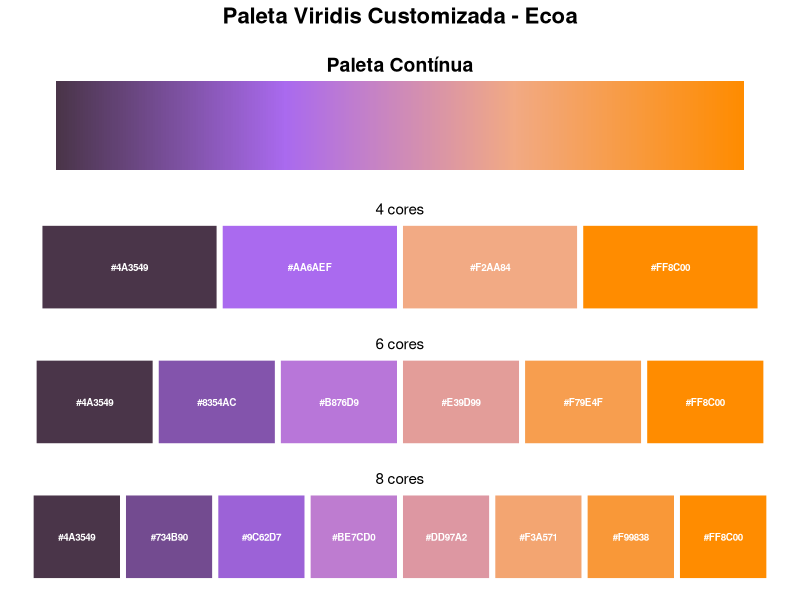
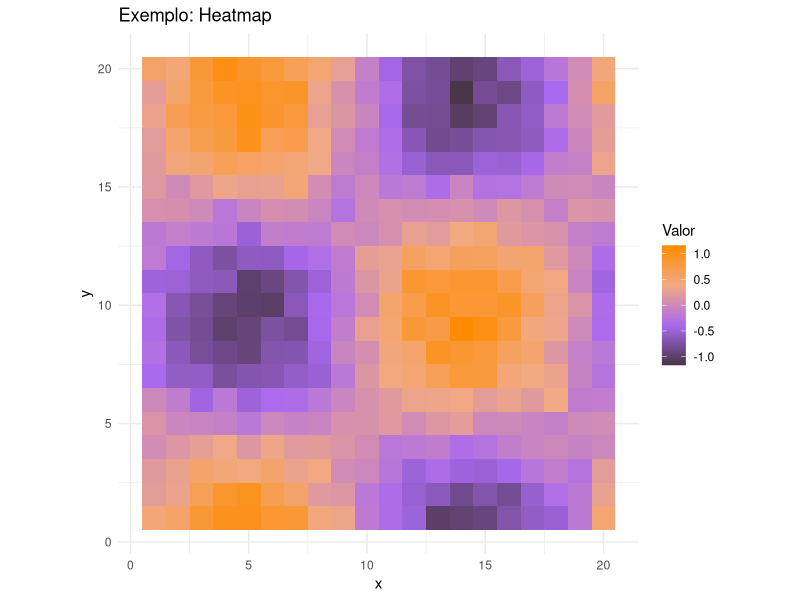
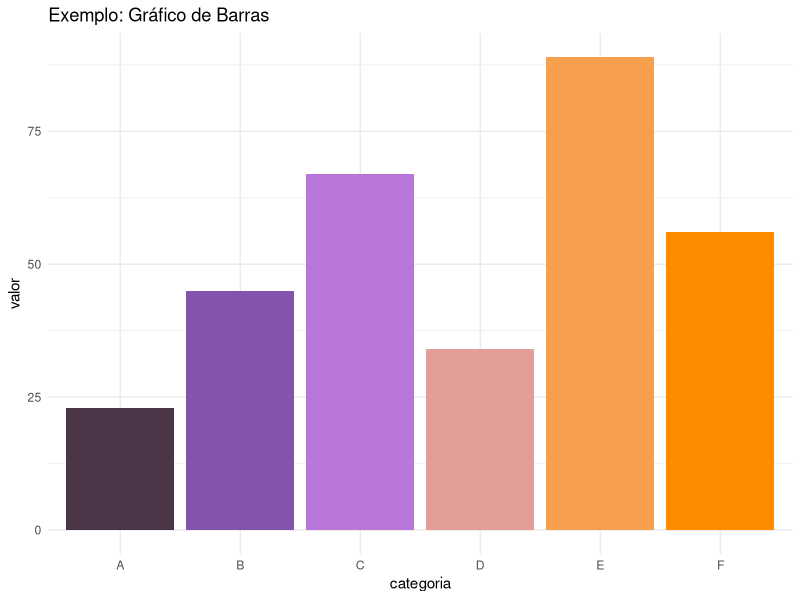
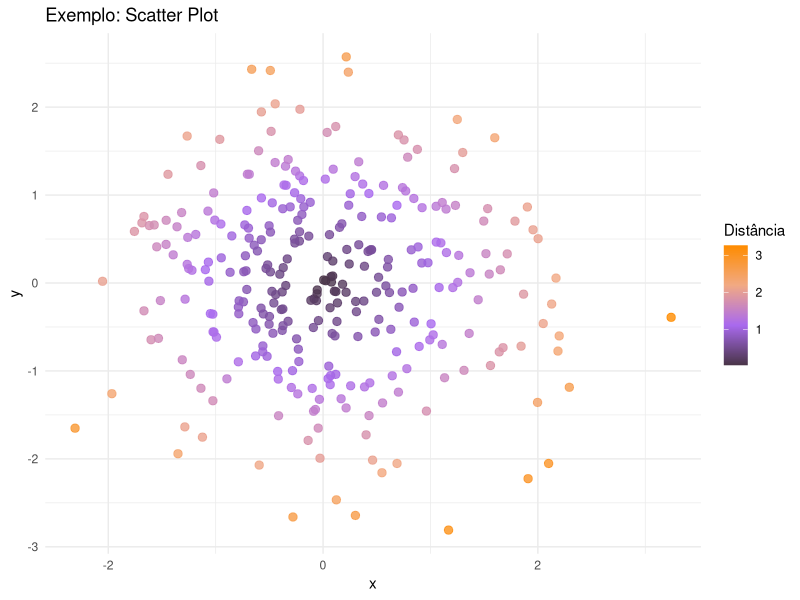

R code for these plots, in order:
#_______________________________________________________________________________
# - Objetivo: Padronização das cores Ecoa
# - Autor: Miguel Moreira
# - Data: 13/08/2025
# - Fontes: Grupo salta, GIC e internet
#_______________________________________________________________________________


library(ggplot2)

# Cores base 
cores_ecoa <- c(
  "#4a3549",   # roxo escuro
  "#aa6aef",   # roxo claro
  "#f2aa84",   # pêssego
  "#FF8C00"    # laranja
)

# Criar função de paleta contínua
paleta_ecoa <- colorRampPalette(cores_ecoa)

# Funções para GGPLOT -----------------------------------------------------



# Escala contínua - fill
scale_fill_ecoa <- function(n = 256, ...) {
  scale_fill_gradientn(colors = paleta_ecoa(n), ...)
}

# Escala contínua - color
scale_color_ecoa <- function(n = 256, ...) {
  scale_color_gradientn(colors = paleta_ecoa(n), ...)
}

# Escala discreta - fill
scale_fill_ecoa_d <- function(...) {
  discrete_scale("fill", "ecoa", palette = function(n) paleta_ecoa(n), ...)
}

# Escala discreta - color
scale_color_ecoa_d <- function(...) {
  discrete_scale("colour", "ecoa", palette = function(n) paleta_ecoa(n), ...)
}



# Viz da paleta -----------------------------------------------------------


# 1. Paleta contínua
df_continua <- data.frame(x = 1:256, y = 1)

p1 <- ggplot(df_continua, aes(x = x, y = y, fill = x)) +
  geom_tile() +
  scale_fill_gradientn(colors = paleta_ecoa(256)) +
  theme_void() +
  theme(legend.position = "none",
        plot.title = element_text(hjust = 0.5, size = 14, face = "bold"),
        plot.margin = margin(10, 10, 10, 10)) +
  labs(title = "Paleta Contínua")

# 2. Função para mostrar paleta discreta
mostrar_discreta <- function(n) {
  cores <- paleta_ecoa(n)
  df <- data.frame(
    x = factor(1:n),
    y = 1,
    cor = cores
  )
  
  ggplot(df, aes(x = x, y = y, fill = cor)) +
    geom_tile(color = "white", linewidth = 2) +
    scale_fill_identity() +
    geom_text(aes(label = cor), color = "white", size = 2.5, fontface = "bold") +
    theme_void() +
    theme(plot.title = element_text(hjust = 0.5, size = 11),
          plot.margin = margin(5, 10, 5, 10)) +
    labs(title = paste0(n, " cores"))
}

p2 <- mostrar_discreta(4)
p3 <- mostrar_discreta(6)
p4 <- mostrar_discreta(8)

# Combinar plots
library(patchwork)

plot_paleta <- p1 / p2 / p3 / p4 +
  plot_annotation(
    title = "Paleta Viridis Customizada - Ecoa",
    theme = theme(plot.title = element_text(hjust = 0.5, size = 16, face = "bold"))
  )

print(plot_paleta)




# Exemplos de uso ---------------------------------------------------------


# Exemplo 1: Escala contínua (heatmap)
set.seed(42)
df_heat <- expand.grid(x = 1:20, y = 1:20)
df_heat$z <- with(df_heat, sin(x/3) * cos(y/3) + rnorm(400, sd = 0.1))

p_heat <- ggplot(df_heat, aes(x = x, y = y, fill = z)) +
  geom_tile() +
  scale_fill_ecoa() +
  theme_minimal() +
  labs(title = "Exemplo: Heatmap", fill = "Valor") +
  coord_equal()

print(p_heat)

# Exemplo 2: Escala discreta (barras)
df_bar <- data.frame(
  categoria = LETTERS[1:6],
  valor = c(23, 45, 67, 34, 89, 56)
)

p_bar <- ggplot(df_bar, aes(x = categoria, y = valor, fill = categoria)) +
  geom_col() +
  scale_fill_ecoa_d() +
  theme_minimal() +
  labs(title = "Exemplo: Gráfico de Barras") +
  theme(legend.position = "none")

print(p_bar)

# Exemplo 3: Scatter plot contínuo
set.seed(123)
df_scatter <- data.frame(
  x = rnorm(300),
  y = rnorm(300)
)
df_scatter$dist <- sqrt(df_scatter$x^2 + df_scatter$y^2)

p_scatter <- ggplot(df_scatter, aes(x = x, y = y, color = dist)) +
  geom_point(size = 2.5, alpha = 0.8) +
  scale_color_ecoa() +
  theme_minimal() +
  labs(title = "Exemplo: Scatter Plot", color = "Distância")

print(p_scatter)



# HEX Ccodes para PPT -----------------------------------------------------


cat("4 cores:", paste(paleta_ecoa(4), collapse = ", "), "\n")
cat("5 cores:", paste(paleta_ecoa(5), collapse = ", "), "\n")
cat("6 cores:", paste(paleta_ecoa(6), collapse = ", "), "\n")
cat("8 cores:", paste(paleta_ecoa(8), collapse = ", "), "\n")
cat("10 cores:", paste(paleta_ecoa(10), collapse = ", "), "\n")

